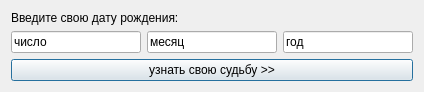
<?xml version="1.0" encoding="UTF-8"?>
<ui version="4.0">
 <class>DataEntryWind</class>
 <widget class="QDialog" name="DataEntryWind">
  <property name="geometry">
   <rect>
    <x>0</x>
    <y>0</y>
    <width>424</width>
    <height>90</height>
   </rect>
  </property>
  <property name="windowTitle">
   <string>Dialog</string>
  </property>
  <layout class="QGridLayout" name="gridLayout">
   <item row="0" column="0">
    <layout class="QVBoxLayout" name="verticalLayout">
     <item>
      <widget class="QLabel" name="label">
       <property name="text">
        <string>Введите свою дату рождения:</string>
       </property>
      </widget>
     </item>
     <item>
      <layout class="QHBoxLayout" name="horizontalLayout">
       <item>
        <widget class="QLineEdit" name="day">
         <property name="text">
          <string>число</string>
         </property>
        </widget>
       </item>
       <item>
        <widget class="QLineEdit" name="month">
         <property name="text">
          <string>месяц</string>
         </property>
        </widget>
       </item>
       <item>
        <widget class="QLineEdit" name="year">
         <property name="text">
          <string>год</string>
         </property>
        </widget>
       </item>
      </layout>
     </item>
     <item>
      <widget class="QPushButton" name="startDisplayInfo">
       <property name="text">
        <string>узнать свою судьбу &gt;&gt;</string>
       </property>
      </widget>
     </item>
    </layout>
   </item>
  </layout>
 </widget>
 <resources/>
 <connections/>
</ui>
